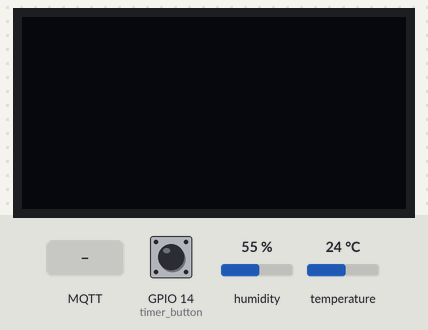
A program run on a simulated ESP32 board running MicroPython. Shown: 128×64 one-colour display. Inputs (shaded band) come from the test bench; at power-on: GPIO 14 (timer_button) HIGH, humidity 55 %, temperature 24 °C. WiFi joins after 1.5 s; EEPROM starts erased; no MQTT or app messages arrive unless stated; values from a settings file that is not in the repository are placeholders; library files of the repository ran but are not shown: ssd1306.py; what the program prints to the serial console is not drawn.

Above: at 1.2 s.
1.3 s: GPIO 14 (timer_button) pulled LOW for 3.2 s
At 4.4 s:
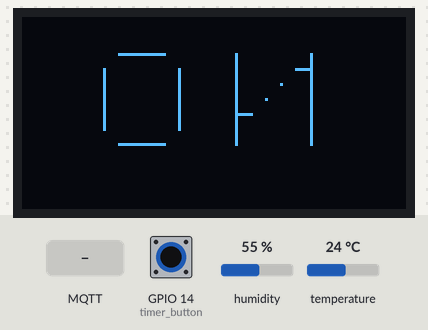
6.3 s: MQTT message "stop" arrives on the first subscribed topic
At 7.5 s:
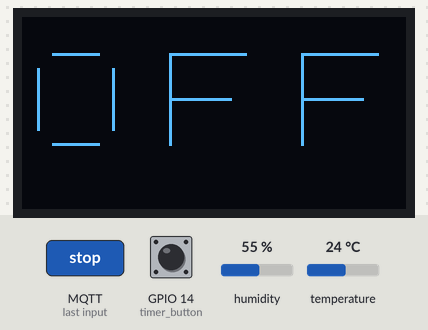
Timing chart, 0 to 9.3 s (numbered marks = the images above; inputs shaded):
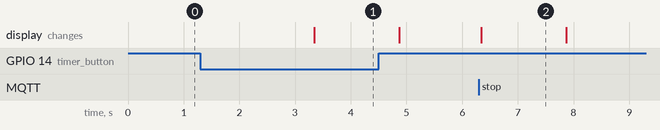

Measured:
- after the input at 1.3 s, the display: changes after 2.0 s (image 1)
- after the input at 6.3 s, the display: changes after 0.05 s (image 2)
- what the display in image 2 shows lasts 1.6 s, from 6.3 s to 7.9 s

The program:

main.py
```python
from machine import Pin, I2C
from ssd1306 import SSD1306_I2C
import dht
import json
import network
import time

import config

try:
    from umqtt.simple import MQTTClient
except ImportError:
    MQTTClient = None
    print("umqtt.simple em falta: corre 'mpremote mip install umqtt.simple'")

# ===== PINOS =====
TIMER_BUTTON_PIN = 14  # Botão do timer entre GPIO 14 e GND
POWER_BUTTON_PIN = 27  # Override da energia da tomada
SLEEP_BUTTON_PIN = 13  # Registo de sono do bebé
DHT_PIN = 4       # DHT11 DATA
OLED_SDA = 21
OLED_SCL = 22

# ===== TEMPOS =====
LONG_PRESS_MS = 2000
DEBOUNCE_MS = 50
TIMER_MAX_S = 12 * 3600
TEMP_INTERVAL_MS = 15 * 60 * 1000
FIRST_TEMP_DELAY_MS = 5000
WIFI_RETRY_MS = 15000
MQTT_RETRY_MS = 10000
MQTT_KEEPALIVE_S = 60
MQTT_PING_MS = 30000
MAX_PENDING = 20

TOPIC_TEMP = config.TOPIC_PREFIX + "/temp"
TOPIC_STATE = config.TOPIC_PREFIX + "/timer/state"
TOPIC_CMD = config.TOPIC_PREFIX + "/timer/cmd"
TOPIC_STATUS = config.TOPIC_PREFIX + "/status"
TOPIC_POWER_OVERRIDE = config.TOPIC_PREFIX + "/plug/override"
TOPIC_SLEEP_STATE = config.TOPIC_PREFIX + "/sleep/state"
TOPIC_SLEEP_CMD = config.TOPIC_PREFIX + "/sleep/cmd"

# ===== HARDWARE =====
i2c = I2C(0, scl=Pin(OLED_SCL), sda=Pin(OLED_SDA), freq=400000)
oled = SSD1306_I2C(128, 64, i2c)
timer_button = Pin(TIMER_BUTTON_PIN, Pin.IN, Pin.PULL_UP)
power_button = Pin(POWER_BUTTON_PIN, Pin.IN, Pin.PULL_UP)
sleep_button = Pin(SLEEP_BUTTON_PIN, Pin.IN, Pin.PULL_UP)
dht_sensor = dht.DHT11(Pin(DHT_PIN, Pin.IN, Pin.PULL_UP))
wlan = network.WLAN(network.STA_IF)

# ===== DISPLAY =====
FONT_8X8 = {
    '0': [0x3E, 0x63, 0x73, 0x7B, 0x6F, 0x67, 0x63, 0x3E],
    '1': [0x18, 0x1C, 0x18, 0x18, 0x18, 0x18, 0x18, 0x7E],
    '2': [0x3E, 0x63, 0x60, 0x38, 0x0E, 0x03, 0x63, 0x7F],
    '3': [0x3E, 0x63, 0x60, 0x3C, 0x60, 0x60, 0x63, 0x3E],
    '4': [0x30, 0x38, 0x3C, 0x36, 0x33, 0x7F, 0x30, 0x30],
    '5': [0x7F, 0x03, 0x03, 0x3F, 0x60, 0x60, 0x63, 0x3E],
    '6': [0x3E, 0x63, 0x03, 0x3F, 0x63, 0x63, 0x63, 0x3E],
    '7': [0x7F, 0x63, 0x60, 0x30, 0x18, 0x0C, 0x0C, 0x0C],
    '8': [0x3E, 0x63, 0x63, 0x3E, 0x63, 0x63, 0x63, 0x3E],
    '9': [0x3E, 0x63, 0x63, 0x63, 0x7E, 0x60, 0x63, 0x3E],
    'O': [0x3C, 0x42, 0x42, 0x42, 0x42, 0x42, 0x3C, 0x00],
    'N': [0x42, 0x62, 0x52, 0x4A, 0x46, 0x42, 0x42, 0x00],
    'F': [0x7E, 0x02, 0x02, 0x3E, 0x02, 0x02, 0x02, 0x00],
}

# Bit 0 de cada linha da fonte é o pixel mais à esquerda
def draw_large_char(char, x, y, scale=3):
    pattern = FONT_8X8.get(char)
    if pattern is None:
        return
    for row in range(8):
        bits = pattern[row]
        for col in range(8):
            if bits & (1 << col):
                oled.fill_rect(x + col * scale, y + row * scale, scale, scale, 1)


def draw_thin_char(char, x, y, scale=3):
    """Mesmo tamanho da fonte grande, mas só o traço de 1 pixel (menos luz)."""
    pattern = FONT_8X8.get(char)
    if pattern is None:
        return
    for row in range(8):
        bits = pattern[row]
        below_bits = pattern[row + 1] if row < 7 else 0
        for col in range(8):
            if not (bits & (1 << col)):
                continue
            px = x + col * scale
            py = y + row * scale
            right = col < 7 and bits & (1 << (col + 1))
            below = below_bits & (1 << col)
            if right:
                oled.line(px, py, px + scale, py, 1)
            if below:
                oled.line(px, py, px, py + scale, 1)
            if not right and not below:
                oled.pixel(px, py, 1)


def clear_display():
    oled.fill(0)
    oled.show()


def display_timer(elapsed_s, colon_on):
    hours = elapsed_s // 3600
    minutes = (elapsed_s % 3600) // 60
    text = "{:02d}{:02d}".format(hours, minutes)
    oled.fill(0)
    y = 20
    for char, x in zip(text, (8, 34, 70, 96)):
        draw_thin_char(char, x, y)
    if colon_on:
        oled.fill_rect(62, y + 7, 2, 2, 1)
        oled.fill_rect(62, y + 16, 2, 2, 1)
    oled.show()


def display_banner(text, scale=5):
    """ON/OFF grandes, com o mesmo traço fino dos números."""
    width = 8 * scale
    gap = 4
    total = len(text) * width + max(0, len(text) - 1) * gap
    x0 = max(0, (128 - total) // 2)
    y = max(0, (64 - 8 * scale) // 2)
    oled.fill(0)
    for index, char in enumerate(text):
        draw_thin_char(char, x0 + index * (width + gap), y, scale)
    oled.show()


def display_text(line1, line2=None):
    """Texto centralizado. O driver nativo usa uma fonte legível de 8 px."""
    oled.fill(0)
    y = 22 if line2 is None else 16
    oled.text(line1, max(0, (128 - len(line1) * 8) // 2), y, 1)
    if line2 is not None:
        oled.text(line2, max(0, (128 - len(line2) * 8) // 2), y + 18, 1)
    oled.show()


def display_baby(sleeping):
    """Emoji simples, desenhado no OLED sem depender de caracteres Unicode."""
    oled.fill(0)
    # Cabeça e orelhas. Somente primitivas presentes em versões antigas do
    # framebuf; alguns firmwares MicroPython não oferecem ellipse().
    oled.line(50, 11, 78, 11, 1)
    oled.line(43, 18, 50, 11, 1)
    oled.line(78, 11, 85, 18, 1)
    oled.line(43, 18, 40, 31, 1)
    oled.line(40, 31, 43, 44, 1)
    oled.line(43, 44, 51, 51, 1)
    oled.line(51, 51, 77, 51, 1)
    oled.line(77, 51, 85, 44, 1)
    oled.line(85, 44, 88, 31, 1)
    oled.line(88, 31, 85, 18, 1)
    oled.line(39, 25, 35, 27, 1)
    oled.line(35, 27, 35, 36, 1)
    oled.line(35, 36, 41, 39, 1)
    oled.line(89, 25, 93, 27, 1)
    oled.line(93, 27, 93, 36, 1)
    oled.line(93, 36, 87, 39, 1)
    if sleeping:
        oled.line(51, 29, 55, 31, 1)
        oled.line(55, 31, 59, 29, 1)
        oled.line(69, 29, 73, 31, 1)
        oled.line(73, 31, 77, 29, 1)
        oled.text("zZ", 96, 4, 1)
    else:
        oled.fill_rect(53, 28, 4, 5, 1)
        oled.fill_rect(71, 28, 4, 5, 1)
    # Nariz e boca
    oled.pixel(64, 36, 1)
    oled.line(59, 42, 62, 44, 1)
    oled.line(62, 44, 66, 44, 1)
    oled.line(66, 44, 69, 42, 1)
    oled.show()


# A tela é controlada por etapas não bloqueantes para não interromper MQTT/DHT.
display_steps = []
display_step_started_ms = 0


def _draw_display_step(kind, value=None):
    if kind == "timer":
        display_timer(value, True)
    elif kind == "baby":
        display_baby(value)
    elif kind == "banner":
        display_banner(value)
    else:
        display_text(value)


def show_sequence(steps):
    global display_steps, display_step_started_ms
    display_steps = list(steps)
    display_step_started_ms = time.ticks_ms()
    kind, value, _duration = display_steps[0]
    _draw_display_step(kind, value)


def poll_display():
    global display_steps, display_step_started_ms
    if not display_steps:
        return
    now = time.ticks_ms()
    if time.ticks_diff(now, display_step_started_ms) < display_steps[0][2]:
        return
    display_steps.pop(0)
    if not display_steps:
        clear_display()
        return
    display_step_started_ms = now
    kind, value, _duration = display_steps[0]
    _draw_display_step(kind, value)


# ===== FILA DE MENSAGENS (para quando não há rede) =====
pending = []


def queue_message(topic, payload, retain=False):
    pending.append((topic, payload, retain, time.ticks_ms()))
    while len(pending) > MAX_PENDING:
        pending.pop(0)


# ===== TIMER =====
timer_running = False
timer_start_ms = 0
last_drawn = None


def timer_elapsed_s():
    if not timer_running:
        return 0
    return time.ticks_diff(time.ticks_ms(), timer_start_ms) // 1000


def publish_state(event, reason, elapsed_s):
    queue_message(TOPIC_STATE, {
        "running": timer_running,
        "elapsed_s": elapsed_s,
        "event": event,
        "reason": reason,
    }, retain=True)


def start_timer(reason):
    global timer_running, timer_start_ms, last_drawn
    if timer_running:
        return
    timer_running = True
    timer_start_ms = time.ticks_ms()
    last_drawn = None
    print("Timer ligado ({})".format(reason))
    publish_state("start", reason, 0)
    show_sequence((("banner", "ON", 1500), ("timer", 1, 1500)))


def stop_timer(reason):
    global timer_running, last_drawn
    if not timer_running:
        return
    elapsed = min(timer_elapsed_s(), TIMER_MAX_S)
    timer_running = False
    last_drawn = None
    print("Timer desligado ({}) após {} s".format(reason, elapsed))
    publish_state("stop", reason, elapsed)
    show_sequence((("banner", "OFF", 1500), ("timer", 0, 1500)))


def update_timer():
    if not timer_running:
        return
    elapsed = timer_elapsed_s()
    if elapsed >= TIMER_MAX_S:
        stop_timer("auto12h")
        return
    # O timer continua em segundo plano; o OLED só acende sob comando.


# ===== BOTÕES =====
class Button:
    def __init__(self, pin, on_click, on_long=None):
        self.pin = pin
        self.on_click = on_click
        self.on_long = on_long
        self.down = False
        self.down_ms = 0
        self.long_handled = False

    def poll(self):
        pressed = self.pin.value() == 0
        now = time.ticks_ms()
        if pressed and not self.down:
            self.down = True
            self.down_ms = now
            self.long_handled = False
        elif pressed and self.down and self.on_long is not None:
            if (not self.long_handled and
                    time.ticks_diff(now, self.down_ms) >= LONG_PRESS_MS):
                self.long_handled = True
                self.on_long()
        elif not pressed and self.down:
            self.down = False
            held = time.ticks_diff(now, self.down_ms)
            if not self.long_handled and DEBOUNCE_MS <= held < LONG_PRESS_MS:
                self.on_click()


def timer_click():
    show_sequence((("timer", min(timer_elapsed_s(), TIMER_MAX_S), 3000),))


def timer_long_press():
    # Segurar recomeça do zero. Se já havia uma contagem, ela fica fechada
    # como sessão anterior, sem um comando só para parar.
    global timer_running, last_drawn
    if timer_running:
        elapsed = min(timer_elapsed_s(), TIMER_MAX_S)
        timer_running = False
        last_drawn = None
        publish_state("stop", "button", elapsed)
    start_timer("button")


def power_override_click():
    queue_message(TOPIC_POWER_OVERRIDE, {"event": "ensure_on"})
    show_sequence((("text", "POWER ON", 3000),))


try:
    import esp32
    _sleep_nvs = esp32.NVS("joana")
    try:
        baby_sleeping = bool(_sleep_nvs.get_i32("sleeping"))
    except OSError:
        baby_sleeping = False
except ImportError:
    _sleep_nvs = None
    baby_sleeping = False


def publish_sleep(event, reason="button"):
    queue_message(TOPIC_SLEEP_STATE, {
        "sleeping": baby_sleeping,
        "event": event,
        "reason": reason,
    }, retain=True)


def sleep_click():
    # Clique curto: o bebé dormiu. Não depende de haver um "acordou" antes.
    mark_baby(True, "button")


def sleep_long_press():
    # Segurar: o bebé acordou. Também é um registo independente.
    mark_baby(False, "button")


def mark_baby(sleeping, reason):
    global baby_sleeping
    baby_sleeping = sleeping
    if _sleep_nvs is not None:
        _sleep_nvs.set_i32("sleeping", int(baby_sleeping))
        _sleep_nvs.commit()
    publish_sleep("sleep" if sleeping else "wake", reason)
    show_sequence((("baby", sleeping, 3000),))


buttons = (
    Button(timer_button, timer_click, timer_long_press),
    Button(power_button, power_override_click),
    Button(sleep_button, sleep_click, sleep_long_press),
)


def poll_buttons():
    for item in buttons:
        item.poll()


# ===== TEMPERATURA =====
last_temp_ms = time.ticks_add(time.ticks_ms(), FIRST_TEMP_DELAY_MS - TEMP_INTERVAL_MS)


def read_dht():
    for attempt in range(3):
        try:
            dht_sensor.measure()
            temp = dht_sensor.temperature()
            hum = dht_sensor.humidity()
            if -40 <= temp <= 80:
                return temp, hum
        except OSError as e:
            print("Erro DHT (tentativa {}/3): {}".format(attempt + 1, e))
        time.sleep_ms(1000)
    return None, None


def poll_temperature():
    global last_temp_ms
    now = time.ticks_ms()
    if time.ticks_diff(now, last_temp_ms) < TEMP_INTERVAL_MS:
        return
    last_temp_ms = now
    temp, hum = read_dht()
    if temp is None:
        return
    print("Temperatura: {} C, humidade: {} %".format(temp, hum))
    queue_message(TOPIC_TEMP, {"t": temp, "h": hum})


# ===== WIFI + MQTT =====
mqtt = None
last_wifi_try = None
last_mqtt_try = None
last_ping_ms = 0


def on_message(topic, msg):
    command = msg.decode().strip().lower()
    print("Comando recebido:", command)
    if topic == TOPIC_CMD.encode():
        if command == "start":
            start_timer("app")
        elif command == "stop":
            stop_timer("app")
    elif topic == TOPIC_SLEEP_CMD.encode():
        if command == "sleep":
            mark_baby(True, "app")
        elif command == "wake":
            mark_baby(False, "app")


def make_client():
    kwargs = {
        "user": config.MQTT_USER,
        "password": config.MQTT_PASSWORD,
        "keepalive": MQTT_KEEPALIVE_S,
    }
    try:
        import ssl
        ctx = ssl.SSLContext(ssl.PROTOCOL_TLS_CLIENT)
        ctx.verify_mode = ssl.CERT_NONE
        client = MQTTClient(config.MQTT_CLIENT_ID, config.MQTT_HOST,
                            port=config.MQTT_PORT, ssl=ctx, **kwargs)
    except (AttributeError, TypeError):
        # Versões antigas do MicroPython / umqtt.simple
        client = MQTTClient(config.MQTT_CLIENT_ID, config.MQTT_HOST,
                            port=config.MQTT_PORT, ssl=True,
                            ssl_params={"server_hostname": config.MQTT_HOST},
                            **kwargs)
    client.set_callback(on_message)
    client.set_last_will(TOPIC_STATUS, b"offline", retain=True)
    return client


def mqtt_disconnected(error):
    global mqtt
    print("MQTT perdido:", error)
    try:
        mqtt.sock.close()
    except Exception:
        pass
    mqtt = None


def ensure_network():
    global last_wifi_try, last_mqtt_try, mqtt, last_ping_ms
    now = time.ticks_ms()

    if not wlan.isconnected():
        mqtt = None
        if wlan.active() and wlan.status() == network.STAT_CONNECTING:
            return
        if last_wifi_try is None or time.ticks_diff(now, last_wifi_try) >= WIFI_RETRY_MS:
            last_wifi_try = now
            print("A ligar ao WiFi", config.WIFI_SSID)
            wlan.active(True)
            try:
                wlan.connect(config.WIFI_SSID, config.WIFI_PASSWORD)
            except OSError as e:
                print("Erro WiFi:", e)
        return

    if mqtt is not None or MQTTClient is None:
        return
    if last_mqtt_try is not None and time.ticks_diff(now, last_mqtt_try) < MQTT_RETRY_MS:
        return
    last_mqtt_try = now

    print("A ligar ao MQTT", config.MQTT_HOST)
    try:
        client = make_client()
        client.connect()
        client.subscribe(TOPIC_CMD.encode())
        client.subscribe(TOPIC_SLEEP_CMD.encode())
        client.publish(TOPIC_STATUS.encode(), b"online", retain=True)
        mqtt = client
        last_ping_ms = now
        publish_state("sync", "reconnect", timer_elapsed_s())
        publish_sleep("sync")
        print("MQTT ligado")
    except Exception as e:
        print("Falha MQTT:", e)
        mqtt = None


def poll_mqtt():
    global last_ping_ms
    if mqtt is None:
        return
    try:
        mqtt.check_msg()
        now = time.ticks_ms()
        while pending:
            topic, payload, retain, created = pending[0]
            payload = dict(payload)
            payload["ago_s"] = time.ticks_diff(now, created) // 1000
            mqtt.publish(topic.encode(), json.dumps(payload).encode(), retain=retain)
            pending.pop(0)
        if time.ticks_diff(now, last_ping_ms) >= MQTT_PING_MS:
            mqtt.ping()
            last_ping_ms = now
    except Exception as e:
        mqtt_disconnected(e)


# ===== LOOP PRINCIPAL =====
clear_display()
print("Sistema iniciado")

while True:
    poll_buttons()
    update_timer()
    poll_display()
    poll_temperature()
    ensure_network()
    poll_mqtt()
    time.sleep_ms(20)
```
